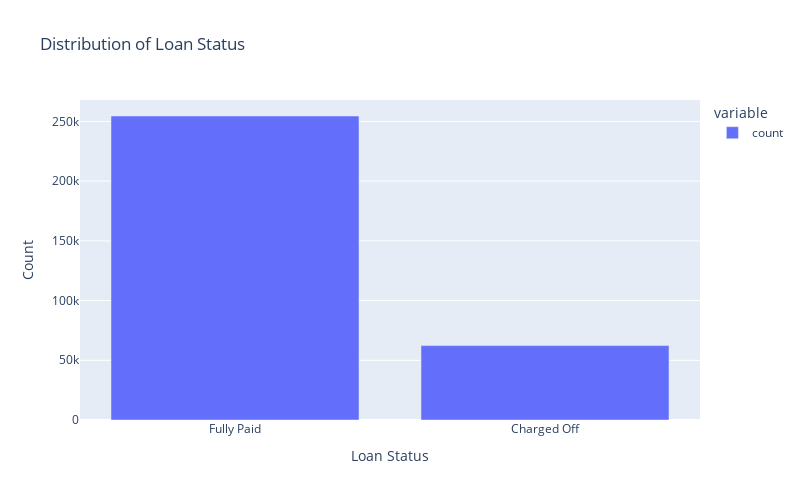

The notebook cell saved with this chart:
### Code cell
fig = px.bar(train_df['loan_status'].value_counts(), title='Distribution of Loan Status', width=800, height=500)

fig.update_layout(
    xaxis_title='Loan Status',
    yaxis_title='Count'
)

fig.show()

### Figure 1 — Plotly figure (JSON) as saved in the notebook; plotly's stock layout.template omitted (floating-point values rounded to 4 significant figures)
{"data": [{"alignmentgroup": "True", "hovertemplate": "variable=count<br>loan_status=%{x}<br>value=%{y}<extra></extra>", "legendgroup": "count", "marker": {"color": "#636efa", "pattern": {"shape": ""}}, "name": "count", "offsetgroup": "count", "orientation": "v", "showlegend": true, "textposition": "auto", "type": "bar", "x": ["Fully Paid", "Charged Off"], "xaxis": "x", "y": [254546, 62278], "yaxis": "y"}], "layout": {"barmode": "relative", "height": 500, "legend": {"title": {"text": "variable"}, "tracegroupgap": 0}, "title": {"text": "Distribution of Loan Status"}, "width": 800, "xaxis": {"anchor": "y", "autorange": true, "domain": [0, 1], "range": [-0.5, 1.5], "title": {"text": "Loan Status"}, "type": "category"}, "yaxis": {"anchor": "x", "autorange": true, "domain": [0, 1], "range": [0, 267900.0], "title": {"text": "Count"}, "type": "linear"}}}
